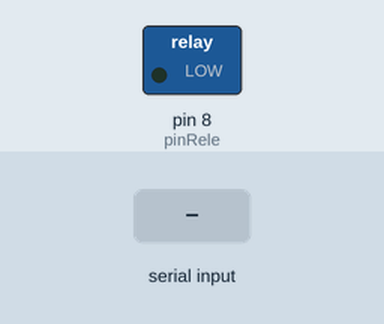
Bench run of a sketch on a simulated Arduino Uno, built with avr-gcc and run on an emulated ATmega328P. Shown: switched loads named in the sketch (green lamp = pin HIGH). Inputs (shaded band) come from the test bench.

Above: at 1.2 s.
1.3 s: "circuito 1\n" received over Serial
At 1.7 s:
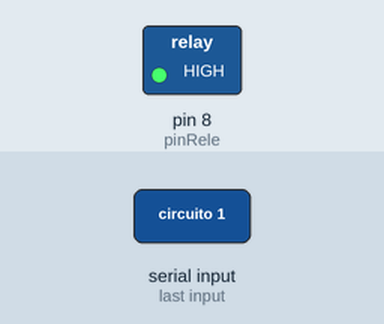
2.8 s: "circuito 2\n" received over Serial
At 4.1 s:
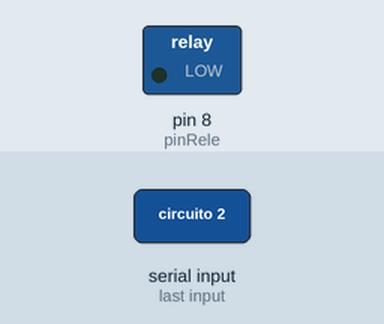
Timing chart, 0 to 5.8 s (numbered marks = the images above; inputs shaded):
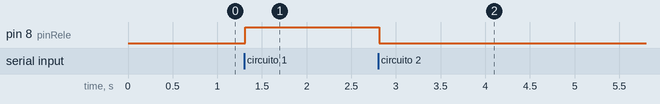

The sketch:

relayConLeds.ino
```cpp
String comando = "";
int pinRele = 8;

void setup() {
  pinMode(pinRele, OUTPUT);
  Serial.begin(9600);
}

void loop() {
}

void serialEvent() {
  while (Serial.available() > 0) {
    char l = Serial.read();

    if (l == '\r') continue;

    if (l == '\n') {
      if (comando == "circuito 1") {
        digitalWrite(pinRele, HIGH);
      }

      if (comando == "circuito 2") {
        digitalWrite(pinRele, LOW);
      }

      comando = "";
    }
    else {
      comando += l;
    }
  }
}
```

Measured:
- after the input at 1.3 s, pin 8 (pinRele): LOW → HIGH at once
- after the input at 2.8 s, pin 8 (pinRele): HIGH → LOW at once
